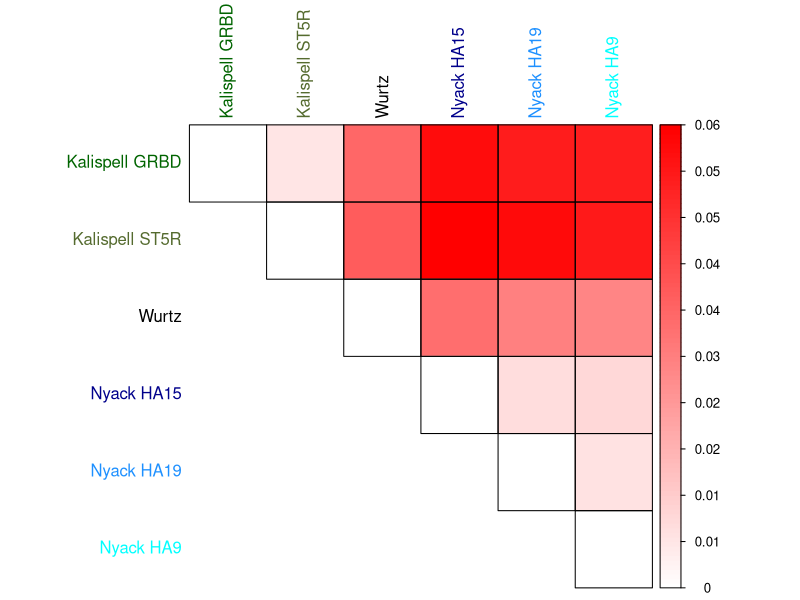
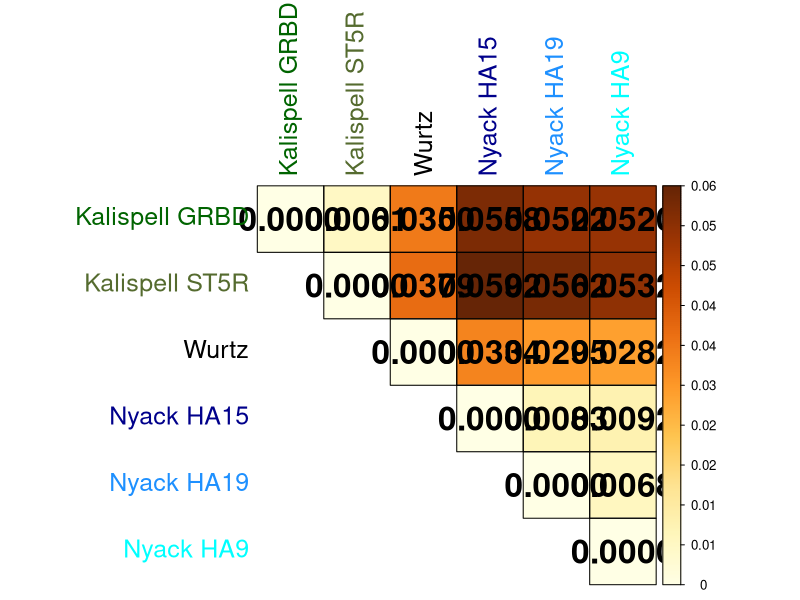
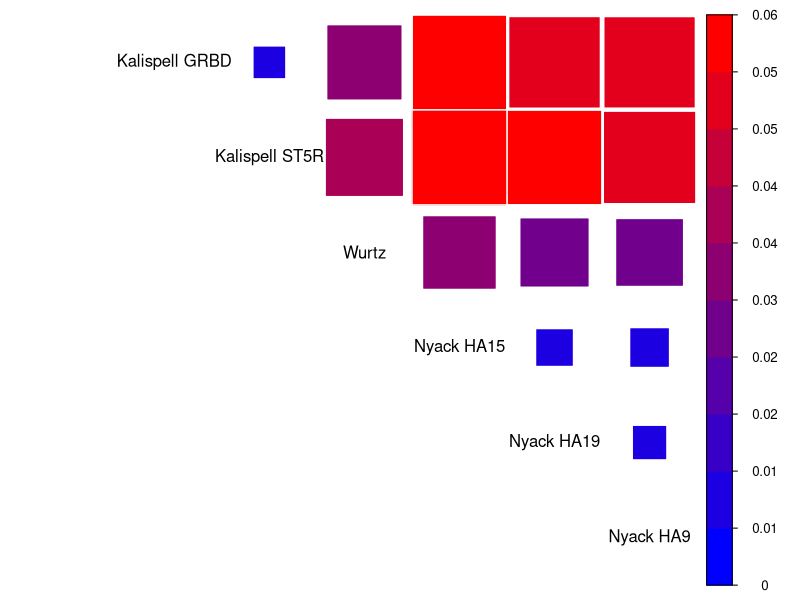
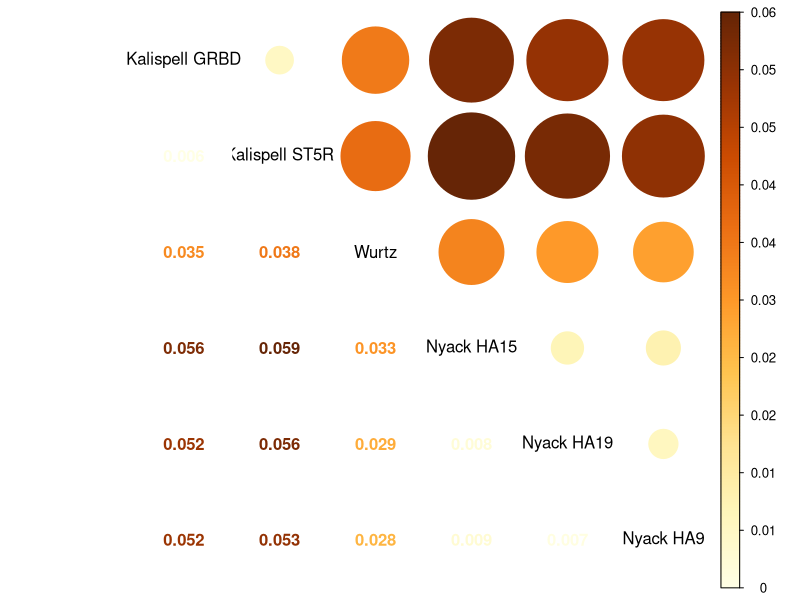

Generate these figures, in order, with R:
## ---- chunk 1
#corrplot is used to visualize the Fst values
if(!require(corrplot)){install.packages("corrplot");library(corrplot)}
## ---- chunk 2
# setting working directory to proper location
setwd("~/Desktop/Ritter_Defense_2019/Fst_testing")
# loading in the data generated from angsd -> weighted Fst values, these were organized into a datafrome in excel and saved as a csv
weighted_Fst_data <- read.csv("Fst_nofilter_whitelist.csv", 
row.names=1)

#looking at data to confirm it was imported correctly
weighted_Fst_data #looks good

#renaming data columns
names(weighted_Fst_data)[names(weighted_Fst_data) == "Kalispell_GRBD"] <- "Kalispell GRBD"
names(weighted_Fst_data)[names(weighted_Fst_data) == "Kalispell_ST5R"] <- "Kalispell ST5R"
names(weighted_Fst_data)[names(weighted_Fst_data) == "Nyack_HA15"] <- "Nyack HA15"
names(weighted_Fst_data)[names(weighted_Fst_data) == "Nyack_19"] <- "Nyack HA19"
names(weighted_Fst_data)[names(weighted_Fst_data) == "Nyack_9"] <- "Nyack HA9"
#checking this
weighted_Fst_data #looks good

#renaming row columns
row.names(weighted_Fst_data)[row.names(weighted_Fst_data) == "Kalispell_GRBD"] <- "Kalispell GRBD"
row.names(weighted_Fst_data)[row.names(weighted_Fst_data) == "Kalispell_ST5R"] <- "Kalispell ST5R"
row.names(weighted_Fst_data)[row.names(weighted_Fst_data) == "Nyack_HA15"] <- "Nyack HA15"
row.names(weighted_Fst_data)[row.names(weighted_Fst_data) == "Nyack_19"] <- "Nyack HA19"
row.names(weighted_Fst_data)[row.names(weighted_Fst_data) == "Nyack_9"] <- "Nyack HA9"
#checking this out
weighted_Fst_data #looksgood
## ---- chunk 3
#colored labels
corrplot(as.matrix(weighted_Fst_data), type = "upper", 
         tl.col = c("darkgreen", "darkolivegreen", "black", "darkblue", "dodgerblue", "cyan"), 
cl.lim=c(0,.1), is.corr = FALSE, col=colorRampPalette(c("white", "red"))(100), addgrid.col="black", method="color", cl.ratio = 0.2, tl.pos="dt", number.cex=2)

col2 <- colorRampPalette(c("#67001F", "#B2182B", "#D6604D", "#F4A582",
                           "#FDDBC7", "#FFFFFF", "#D1E5F0", "#92C5DE",
                           "#4393C3", "#2166AC", "#053061"))

corrplot(as.matrix(weighted_Fst_data), type = "upper", 
         tl.col = c("darkgreen", "darkolivegreen", "black", "darkblue", "dodgerblue", "cyan"), 
cl.lim=c(0,.1), is.corr = FALSE, addgrid.col="black", method="color", cl.ratio = 0.2, tl.pos="dt", number.cex=2, addCoef.col= "black", tl.cex = 1.5, number.digits=4)

#black labels
corrplot(as.matrix(weighted_Fst_data), type = "upper", 
         tl.col = "black",
cl.lim=c(0,.1), is.corr = FALSE, col=colorRampPalette(c("blue", "red"))(10), addgrid.col="white", method="square", cl.ratio = 0.2, tl.pos="d")

#mixed corr. plot
corrplot.mixed(as.matrix(weighted_Fst_data), 
         tl.col = "black", 
cl.lim=c(0,.1), is.corr = FALSE, addgrid.col="white", number.digits= 3)

